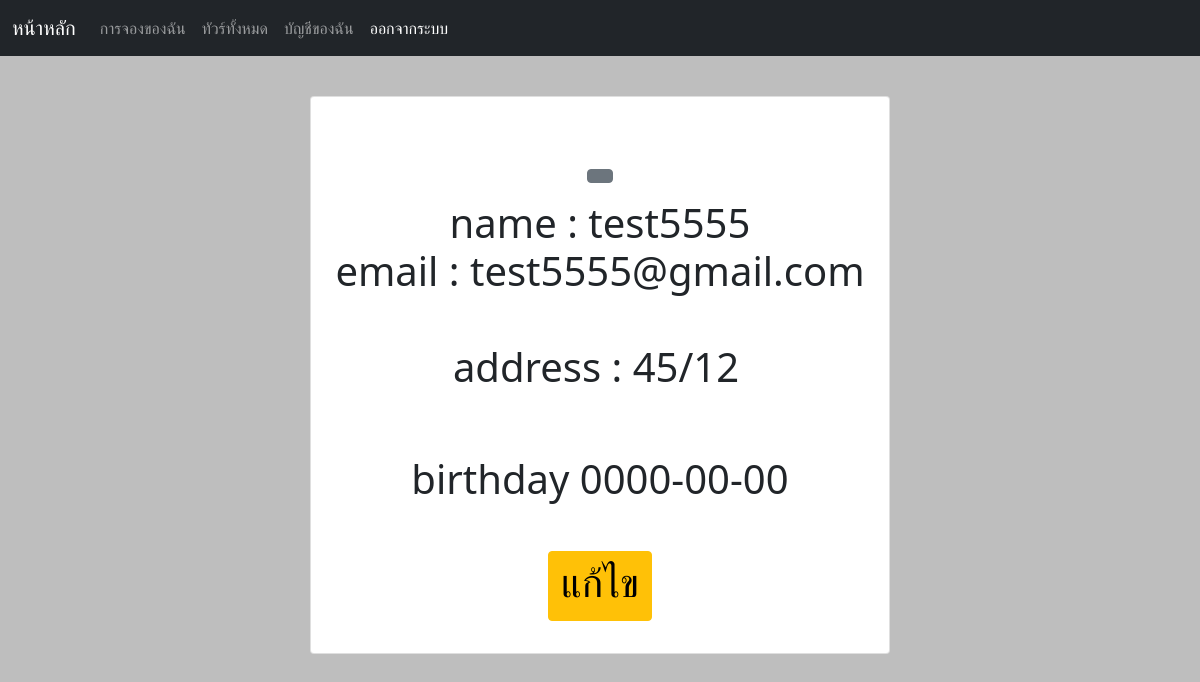
The page /profile.php (signed in) on the database its author committed.
### tables this page shows
CREATE TABLE `tb_user` (
  `user_id` int(11) NOT NULL,
  `name` varchar(100) NOT NULL,
  `bdate` date NOT NULL,
  `address` varchar(255) NOT NULL,
  `email` varchar(100) NOT NULL,
  `password` varchar(100) NOT NULL,
  `phone` int(10) NOT NULL,
  `status` tinyint(1) NOT NULL
);

### profile.php (the view, shortened to what this page needs)
<?php
require "header.php";
require "./php/connectdb.php";
$id = $_SESSION['UserID'];
$strSQL = "select name,email,address,bdate from tb_user where user_id=" . $id . ";";
$result = mysqli_query($conn, $strSQL);
$row = mysqli_fetch_array($result, MYSQLI_ASSOC);
?>
<div  class="container mt-4 mb-4 p-3 d-flex justify-content-center">
    <div class="card p-4" >
       <h1> <br><div class=" image d-flex flex-column justify-content-center align-items-center"> <button
                class="btn btn-secondary">  </button> <span class="name mt-3"> name : <?php  echo $row['name']?></span> <span
                class="idd"> email : <?php  echo $row['email']?></span>
            <br><div class="d-flex flex-row justify-content-center align-items-center gap-2"> <span
                    class="idd1"> address : <?php  echo $row['address']?></span> <span><i class="fa fa-copy"></i></span> </div>
            <br><div class="d-flex flex-row justify-content-center align-items-center mt-3"> <span class="number">birthday<span
                        class="follow"> <?php  echo $row['bdate']?></span></span> </div>
            <br><a href="./profile-edit.php?id=<?php echo $id?>" class="btn btn-warning"><h1> แก้ไข </h1></a>
        </div></h1>
    </div>
</div>

### profile.php (style rules this page uses)
body { background-color: #BEBEBE }

### rows shown on the page
tb_user: name "test5555", email "test5555@gmail.com", address "45/12", bdate "0000-00-00"
